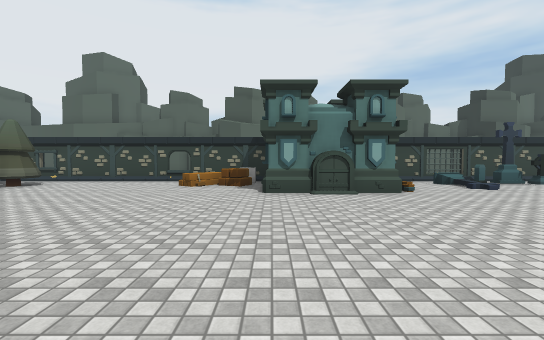
[1] (above)

22 first-person views from a walk through a Unity game level. The camera is 1.4 m above the floor, tilts 2° down and sees 90° across. The floor is counted in squares, 2 m on a side. Each view is taken from the middle of a square. On the plan, view 1 faces up. The plan holds only what a view shows up to about 9 squares ahead; the rest is blank. The place goes on beyond the plan. The player character is not drawn. Some surface patterns are stand-ins.

[2]
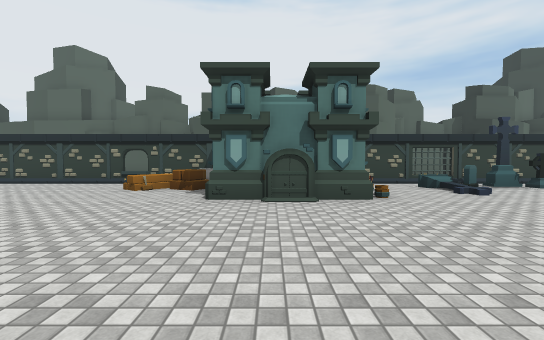

[3]
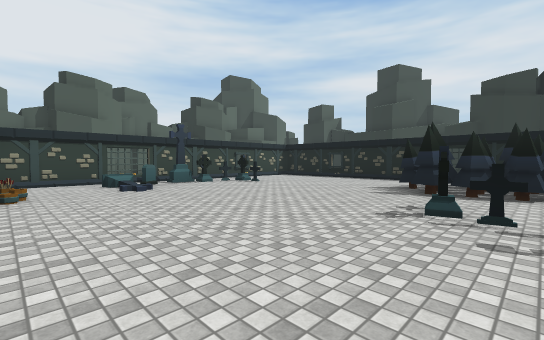

[4]
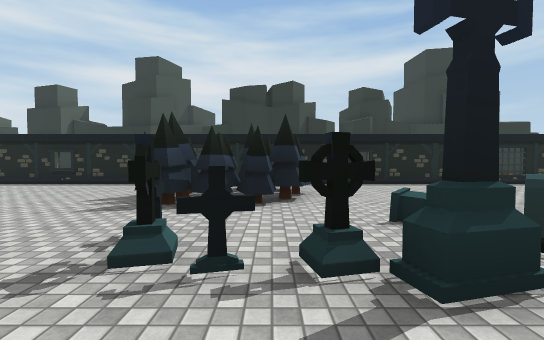

[5]
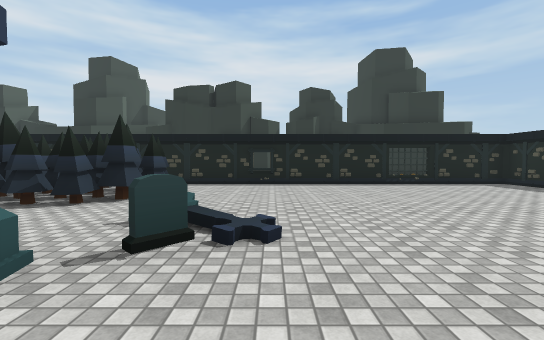

[6]
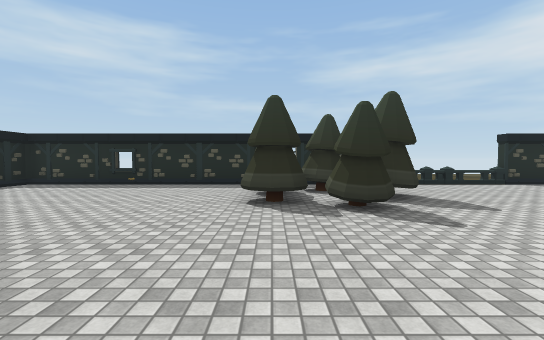

[7]
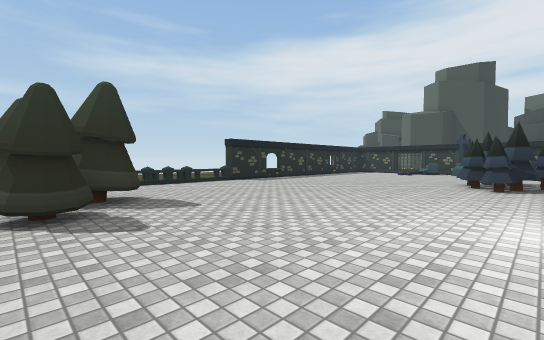

[8]
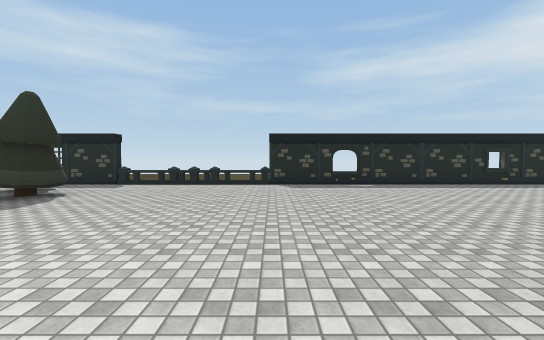

[9]
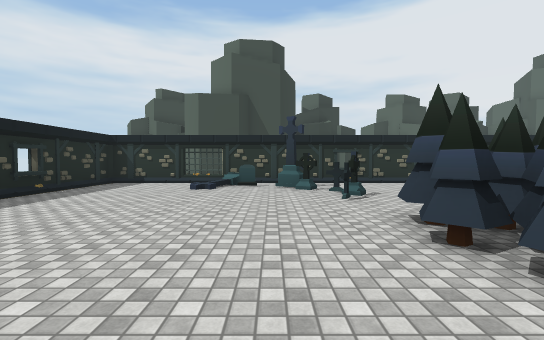

[10]
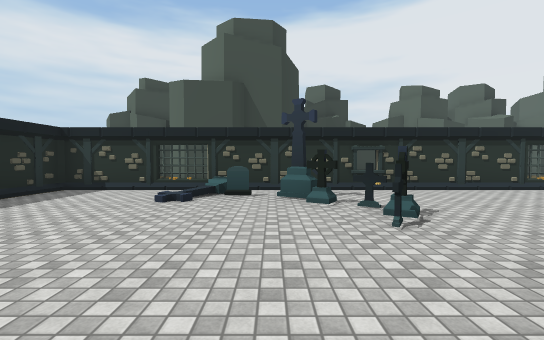

[11]
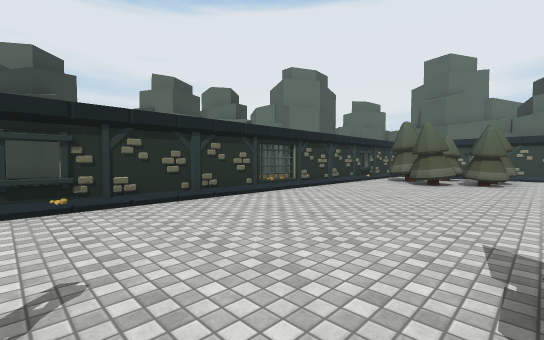

[12]
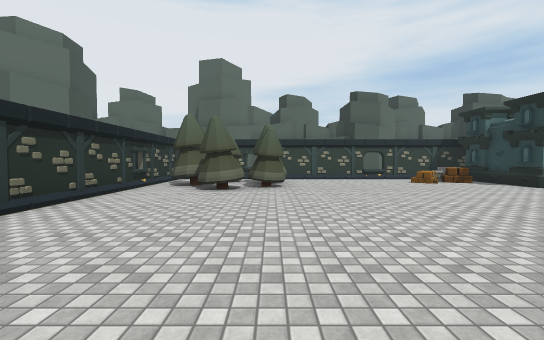

[13]
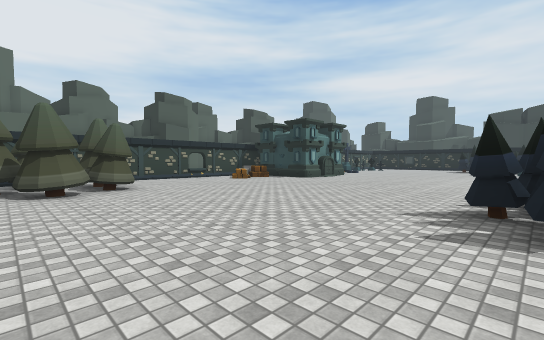

[14]
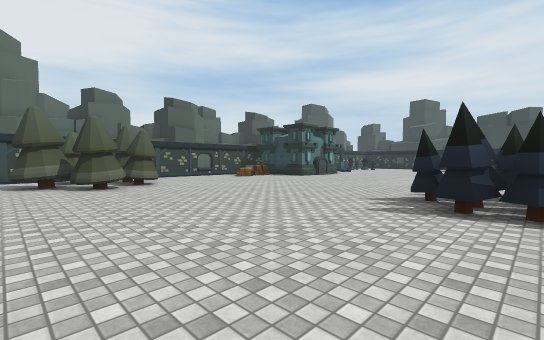

[15]
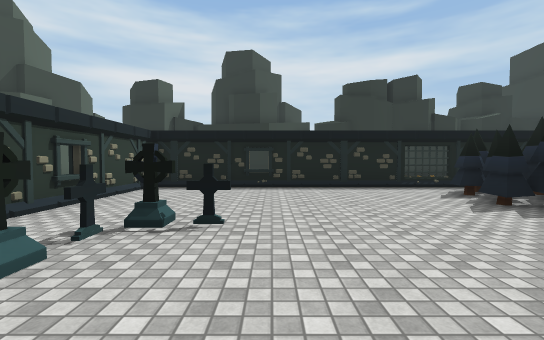

[16]
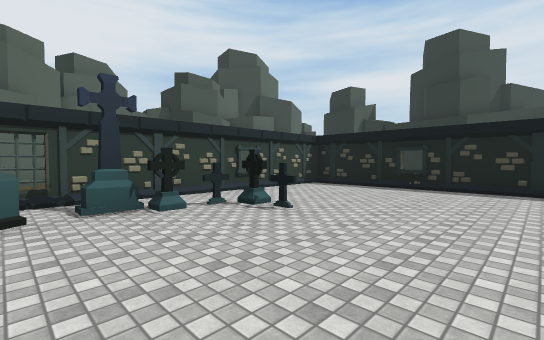

[17]
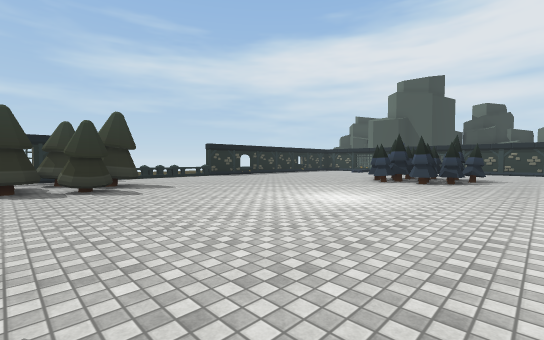

[18]
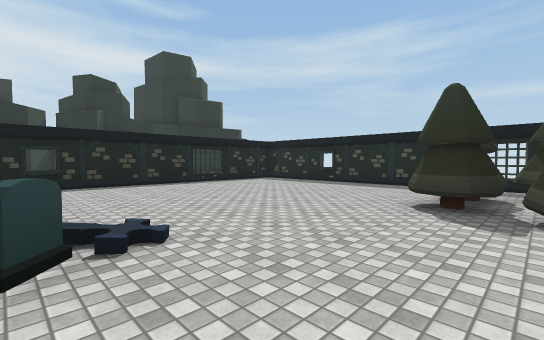

[19]
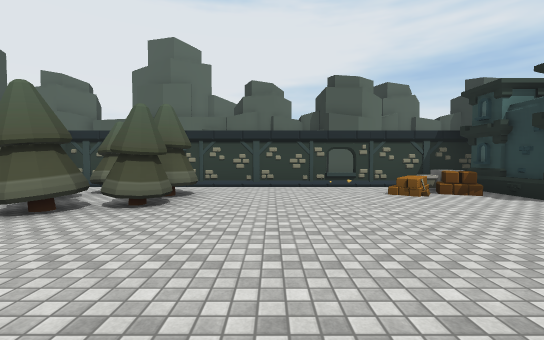

[20]
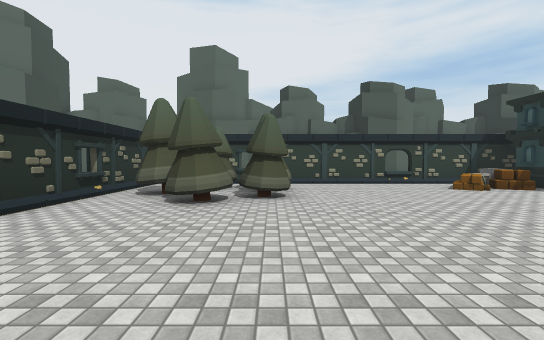

[21]
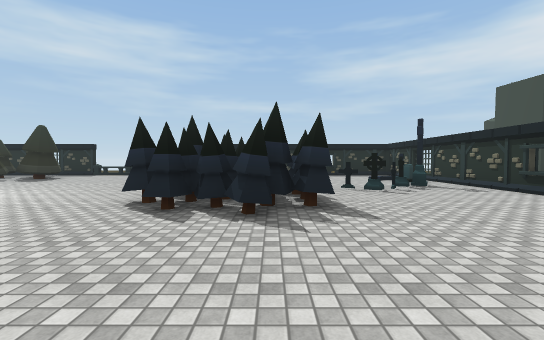

[22]
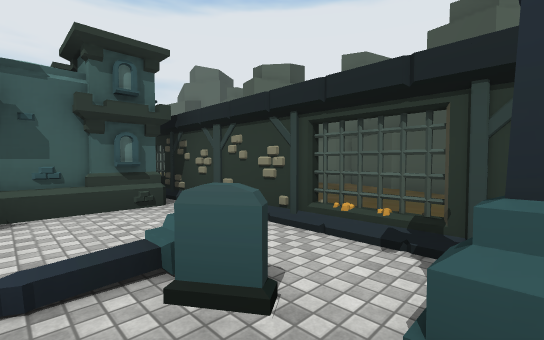

### Floor plan
Key: @ floor where view 1 was taken; # wall or solid block; x gap in a wall; . floor; / step, stairs or slope; = window, fence, low wall or low ledge; ^ raised ledge; T tree; B building; M tombstone; U bucket; A barrier; O other object.
Columns run from 11 left of view 1 to 14 right of it. Each row starts with its distance up from view 1.
 10  ##=#### ###==##x #######
  9 #/////////O  .//////////.#
  8 #.TTT....//BBB..#M###.../#
  7 #.TTT..../.BBBU.....#.../#
  6 #..TT......BBB........../=
  5 #......................./#
  4 #......................./#
  3 #......................./#
  2 x....................TT//
  1 x.................#.TTTT/x
  0 #..........@......#..TTT/#
 -1 #....TTT.........#....../#
 -2 #....TTTT.........M=..../#
 -3 #.....TTT.............../=
 -4 #.###.................../#
 -5 #......................./#
 -6 #=M.............T......./#
 -7 x./............TTT....../
 -8 #..............TTT....../#
 -9 #............... ......./#
-10 ########^#AAOAA##.#######

Positions as (right, up) in squares from view 1, and headings:
1: (0, 0), facing up
2: (1, 1), facing up
3: (3, 0), facing up-right
4: (5, 0), facing right
5: (5, -3), facing right
6: (6, -2), facing down
7: (5, -2), facing down-left
8: (-1, -2), facing down
9: (-2, -5), facing left
10: (-4, -5), facing left
11: (-6, -3), facing up-left
12: (-7, -1), facing up
13: (-9, -1), facing up-right
14: (-10, -2), facing up-right
15: (6, 6), facing right
16: (6, 4), facing up-right
17: (6, 1), facing down-left
18: (5, -2), facing down-right
19: (-5, 2), facing up
20: (-7, 1), facing up
21: (-5, 3), facing down
22: (7, 7), facing up-left
